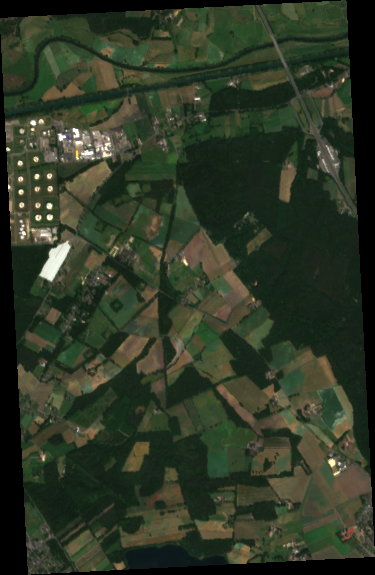
#> input picture SURF-2026-0656/GEE/GEE_dataset/test1/gee_output/image/patch_0006.png, 375 x 575 px; its folder holds only this picture in this run
$ python 'Slice gee patches.py' --image_dir test1/gee_output/image --mask_dir test1/gee_output/image --out_dir out
#> lines starting #> are read from the running program, lines starting #| are printed output that depends on the picture
"""
slice_gee_patches.py
=====================
SURF 2026 | T2 | 数据准备脚本

将 GEE 导出的大图（约 377×574）切分成与 BigEarthNet 相同尺寸
的 128×128 子 patch，方便两个数据集合并训练。

为什么不直接 resize？
────────────────────────────────────────────────────
把 377×574 的鲁尔区大图直接 resize 到 128×128，
相当于把 29km × 46km 的区域压缩成一张邮票。
以 10m/像素的 Sentinel-2 分辨率计算，一个 128×128 的 patch
已经覆盖约 1.28km × 1.28km 的地面面积，
这才是模型"看一眼"能理解的合理尺度。

输出结构（与 BigEarthNet 输出完全相同，可直接混合）：
    <out_dir>/
        image/    gee_patch_XXXX_rYYY_cZZZ.png   ← 子图像
        mask/     gee_patch_XXXX_rYYY_cZZZ.png   ← 对应掩码

用法:
    python slice_gee_patches.py \\
        --image_dir ./gee_output/image \\
        --mask_dir  ./gee_output/mask \\
        --out_dir   ./gee_sliced \\
        --patch_size 128 \\
        --keep_empty_ratio 0.1
────────────────────────────────────────────────────
"""

import os
import glob
import argparse
import numpy as np
from PIL import Image


def slice_one_image(img_path, mask_path, out_image_dir, out_mask_dir,
                    patch_size=128, keep_empty_ratio=0.1, rng=None):
    """
    把一张大图和对应掩码切成 patch_size × patch_size 的子图，
    保留含前景（工业用地）的子图和一定比例的纯背景子图。

    返回 (n_kept, n_skipped)
    """
#> called with img_path = 'test1/gee_output/image/patch_0006.png', mask_path = 'test1/gee_output/image/patch_0006.png', out_image_dir = 'out/image', out_mask_dir = 'out/mask', patch_size = 128, keep_empty_ratio = 0.1
    if rng is None:
        rng = np.random.RandomState(42)

    img_arr  = np.array(Image.open(img_path).convert("RGB"))
#> img_arr is the input picture: shape (575, 375, 3); mean R, G, B 46.7, 55.8, 37.9
    mask_arr = np.array(Image.open(mask_path).convert("L"))
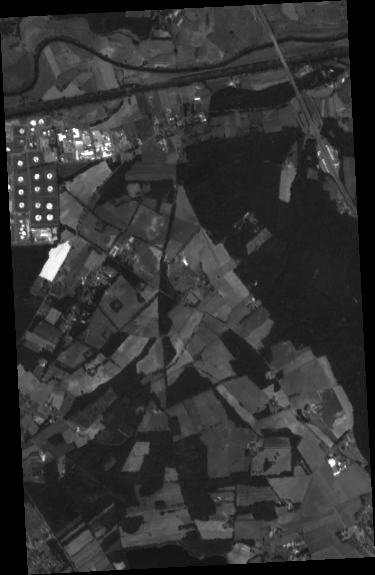
#> mask_arr: shape (575, 375); min 0, max 255, mean 51.1

    H, W = img_arr.shape[:2]
#> H = 575; W = 375
    base  = os.path.splitext(os.path.basename(img_path))[0]

    kept = skipped = 0

    for row in range(0, H - patch_size + 1, patch_size):
        for col in range(0, W - patch_size + 1, patch_size):
            img_patch  = img_arr[ row:row+patch_size, col:col+patch_size, :]
            mask_patch = mask_arr[row:row+patch_size, col:col+patch_size]

            has_fg = bool((mask_patch > 0).any())

            # 纯背景 patch 按比例随机保留
            if not has_fg and rng.rand() > keep_empty_ratio:
                skipped += 1
                continue

            fname = f"gee_{base}_r{row:04d}_c{col:04d}.png"
            Image.fromarray(img_patch,  mode="RGB").save(
                os.path.join(out_image_dir, fname))
            Image.fromarray(mask_patch, mode="L").save(
                os.path.join(out_mask_dir, fname))
            kept += 1
#> this loop made 4 passes
#> pass 1, in slice_one_image, `Image.fromarray(img_patch,  mode="RGB").save( os.path.join(out_image_d..`:
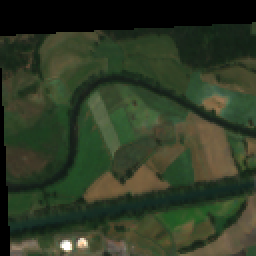
#> saved as gee_patch_0006_r0000_c0000.png: PIL image 128x128 RGB (shown 2 times larger); mean R, G, B 47.2, 57.7, 37.1
#> pass 1, in slice_one_image, `Image.fromarray(mask_patch, mode="L").save( os.path.join(out_mask_dir,..`:
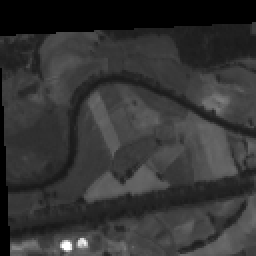
#> saved as gee_patch_0006_r0000_c0000.png: PIL image 128x128 L (shown 2 times larger); min 0, max 255, mean 52.2
#> pass 1, in slice_one_image, `Image.fromarray(img_patch,  mode="RGB").save( os.path.join(out_image_d..`:
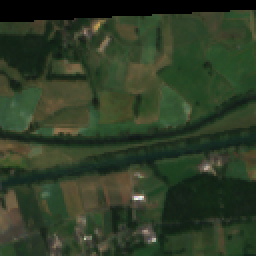
#> saved as gee_patch_0006_r0000_c0128.png: PIL image 128x128 RGB (shown 2 times larger); mean R, G, B 46.5, 59.9, 38.3
#> pass 1, in slice_one_image, `Image.fromarray(mask_patch, mode="L").save( os.path.join(out_mask_dir,..`:
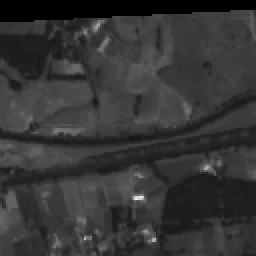
#> saved as gee_patch_0006_r0000_c0128.png: PIL image 128x128 L (shown 2 times larger); min 0, max 238, mean 53.5
#> after the loop:
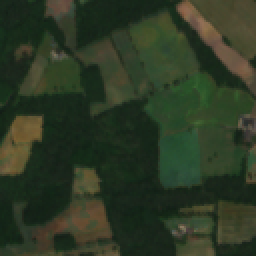
#> img_patch: shape (128, 128, 3) (shown 2 times larger); mean R, G, B 44.8, 56.3, 36.5
#> after the loop:
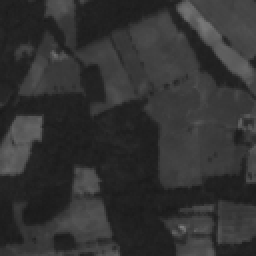
#> mask_patch: shape (128, 128) (shown 2 times larger); min 25, max 122, mean 50.6
#> after the loop, kept = 8; skipped = 0

    return kept, skipped


def main():
    parser = argparse.ArgumentParser(description="将GEE大图切分成128x128子patch")
    parser.add_argument("--image_dir",         type=str, required=True)
    parser.add_argument("--mask_dir",          type=str, required=True)
    parser.add_argument("--out_dir",           type=str, required=True)
    parser.add_argument("--patch_size",        type=int, default=128)
    parser.add_argument("--keep_empty_ratio",  type=float, default=0.1,
                        help="纯背景子图的保留比例（0~1），工业区域很稀疏时建议 ≤0.1")
    args = parser.parse_args()

    out_image_dir = os.path.join(args.out_dir, "image")
    out_mask_dir  = os.path.join(args.out_dir, "mask")
    os.makedirs(out_image_dir, exist_ok=True)
    os.makedirs(out_mask_dir,  exist_ok=True)

    img_files = sorted(glob.glob(os.path.join(args.image_dir, "*.png")))
    rng = np.random.RandomState(42)

    total_kept = total_skipped = 0
    print(f"共找到 {len(img_files)} 张大图，开始切分...")

    for i, img_path in enumerate(img_files, 1):
        mask_path = os.path.join(args.mask_dir, os.path.basename(img_path))
        if not os.path.exists(mask_path):
            print(f"  [{i}] ⚠️ 无对应掩码，跳过: {os.path.basename(img_path)}")
            continue

        kept, skipped = slice_one_image(
            img_path, mask_path,
            out_image_dir, out_mask_dir,
            patch_size=args.patch_size,
            keep_empty_ratio=args.keep_empty_ratio,
            rng=rng,
        )
#> kept = 8; skipped = 0
        total_kept    += kept
#> total_kept = 8
        total_skipped += skipped
#> total_skipped = 0

        if i % 20 == 0 or i == len(img_files):
            print(f"  [{i}/{len(img_files)}] 累计保留 {total_kept} 个，丢弃 {total_skipped} 个纯背景 patch")
#|   [1/1] 累计保留 8 个，丢弃 0 个纯背景 patch

    print(f"\n完成! 共生成 {total_kept} 个子 patch → {args.out_dir}")
#| 完成! 共生成 8 个子 patch → out
    print(f"（纯背景子 patch 按 keep_empty_ratio={args.keep_empty_ratio} 保留了"
          f" {int(total_kept/(total_kept+total_skipped+1e-8)*100)}%）")
#| （纯背景子 patch 按 keep_empty_ratio=0.1 保留了 99%）


if __name__ == "__main__":
    import sys
    sys.argv = [
        "slice_gee_patches.py",
        "--image_dir", "D:/Pycharm Projects/SURF-2026-0656/GEE/GEE_dataset/test_ruhr_industrial/gee_output_ruhr_industrial/image",
        "--mask_dir", "D:/Pycharm Projects/SURF-2026-0656/GEE/GEE_dataset/test_ruhr_industrial/gee_output_ruhr_industrial/mask",
        "--out_dir", "D:/Pycharm Projects/SURF-2026-0656\GEE\GEE_dataset/test_ruhr_industrial/gee_output_ruhr_industrial/128x128_sliced",
        "--patch_size", "128",
        "--keep_empty_ratio", "0.1"
    ]
    main()

$ run again, on SURF-2026-0656/GEE/GEE_dataset/test1/gee_output/image/patch_0018.png
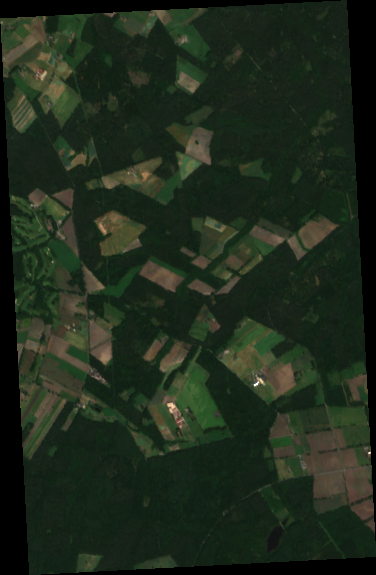
#> input picture SURF-2026-0656/GEE/GEE_dataset/test1/gee_output/image/patch_0018.png, 376 x 575 px
#> in slice_one_image, img_arr is the input picture: shape (575, 376, 3); mean R, G, B 30.9, 42.2, 27.5
#> the loop in slice_one_image, `for row in range(0, H - patch_size + 1, patch_size):` made 4 passes
#> pass 1, in slice_one_image, `Image.fromarray(mask_patch, mode="L").save( os.path.join(out_mask_dir,..`:
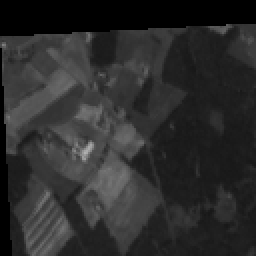
#> saved as gee_patch_0018_r0000_c0000.png: PIL image 128x128 L (shown 2 times larger); min 0, max 177, mean 44.1
#> after the loop in slice_one_image, `for row in range(0, H - patch_size + 1, patch_size):`:
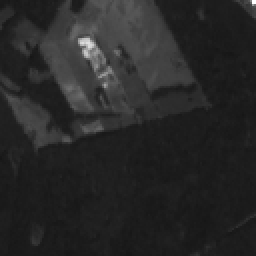
#> mask_patch: shape (128, 128) (shown 2 times larger); min 22, max 255, mean 39.6
#> after the loop in slice_one_image, `for row in range(0, H - patch_size + 1, patch_size):`: kept = 8; skipped = 0
#> in main, `kept, skipped = slice_one_image( img_path, mask_path, out_image_dir, o..`: kept = 8; skipped = 0
#> total_kept = 8
#> total_skipped = 0
#|   [1/1] 累计保留 8 个，丢弃 0 个纯背景 patch
#| 完成! 共生成 8 个子 patch → out
#| （纯背景子 patch 按 keep_empty_ratio=0.1 保留了 99%）

$ run again, on SURF-2026-0656/GEE/GEE_dataset/test1/gee_output/image/patch_0019.png
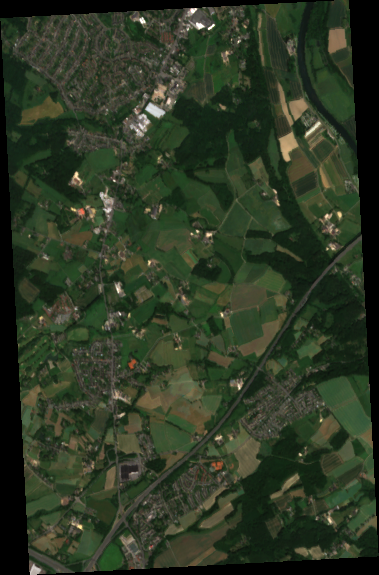
#> input picture SURF-2026-0656/GEE/GEE_dataset/test1/gee_output/image/patch_0019.png, 379 x 575 px
#> in slice_one_image, img_arr is the input picture: shape (575, 379, 3); mean R, G, B 45.1, 55.9, 36.3
#> after the loop in slice_one_image, `for row in range(0, H - patch_size + 1, patch_size):`:
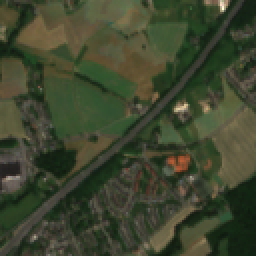
#> img_patch: shape (128, 128, 3) (shown 2 times larger); mean R, G, B 62.4, 69.3, 46.6
#> after the loop in slice_one_image, `for row in range(0, H - patch_size + 1, patch_size):`:
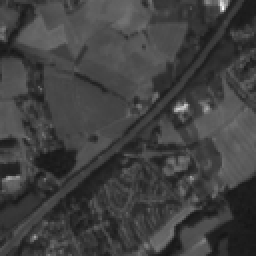
#> mask_patch: shape (128, 128) (shown 2 times larger); min 21, max 250, mean 64.7
#> after the loop in slice_one_image, `for row in range(0, H - patch_size + 1, patch_size):`: kept = 8; skipped = 0
#> in main, `kept, skipped = slice_one_image( img_path, mask_path, out_image_dir, o..`: kept = 8; skipped = 0
#> total_kept = 8
#> total_skipped = 0
#|   [1/1] 累计保留 8 个，丢弃 0 个纯背景 patch
#| 完成! 共生成 8 个子 patch → out
#| （纯背景子 patch 按 keep_empty_ratio=0.1 保留了 99%）

$ run again, on SURF-2026-0656/GEE/GEE_dataset/test1/gee_output/image/patch_0025.png
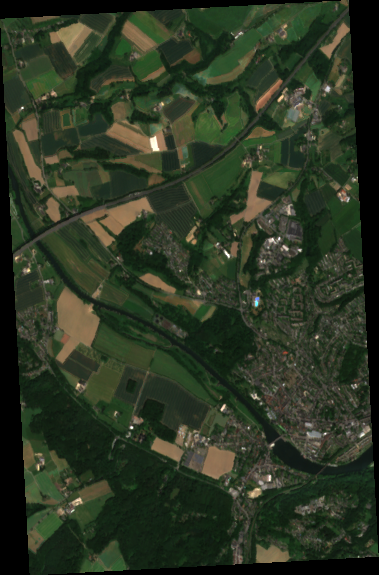
#> input picture SURF-2026-0656/GEE/GEE_dataset/test1/gee_output/image/patch_0025.png, 379 x 575 px
#> in slice_one_image, img_arr is the input picture: shape (575, 379, 3); mean R, G, B 44.1, 53.8, 35.3
#> after the loop in slice_one_image, `for row in range(0, H - patch_size + 1, patch_size):`:
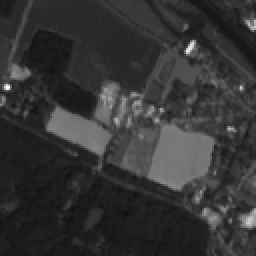
#> mask_patch: shape (128, 128) (shown 2 times larger); min 15, max 255, mean 52.8
#> after the loop in slice_one_image, `for row in range(0, H - patch_size + 1, patch_size):`: kept = 8; skipped = 0
#> in main, `kept, skipped = slice_one_image( img_path, mask_path, out_image_dir, o..`: kept = 8; skipped = 0
#> total_kept = 8
#> total_skipped = 0
#|   [1/1] 累计保留 8 个，丢弃 0 个纯背景 patch
#| 完成! 共生成 8 个子 patch → out
#| （纯背景子 patch 按 keep_empty_ratio=0.1 保留了 99%）
